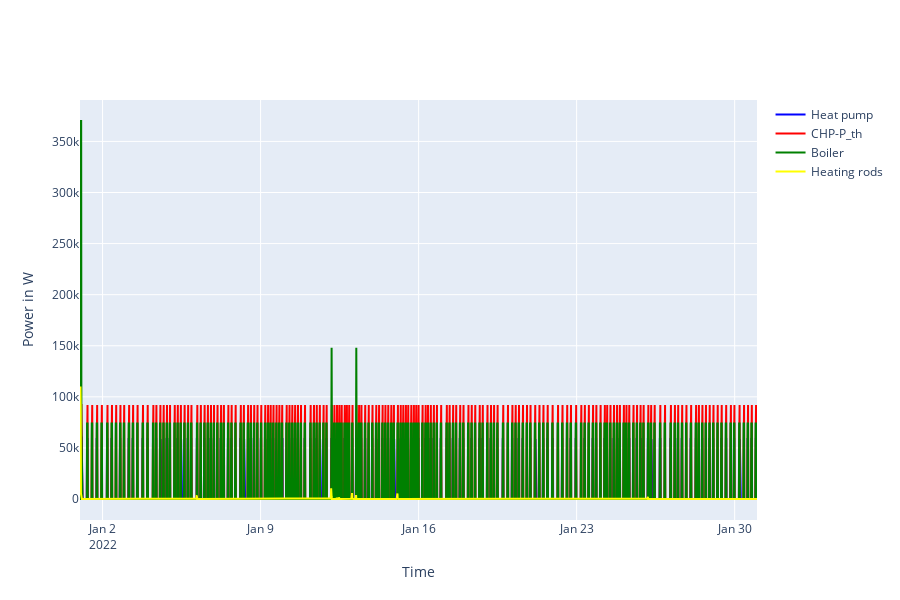

The notebook cell saved with this chart:
### Code cell
fig = go.Figure()

# First plot (Controller Simulation)
fig.add_trace(go.Scatter(
    y=df['hp_supply'],
    x = df.index,
    mode='lines',
    name='Heat pump',
    line=dict(color='blue')
))

# Second plot (Boiler Simulation)
fig.add_trace(go.Scatter(
    y=df['chp_supply'],
    x = df.index,
    mode='lines',
    name='CHP-P_th',
    line=dict(color='red'),
    # yaxis='y2'  # Associate it with a second subplot
))

fig.add_trace(go.Scatter(
    y=df['Boilersim-0.BOILER_0-P_th'],
    x = df.index,
    mode='lines',
    name='Boiler',
    line=dict(color='green'),
    # yaxis='y2'  # Associate it with a second subplot
))

fig.add_trace(go.Scatter(
    y=df['P_hr'],
    x = df.index,
    mode='lines',
    name='Heating rods',
    line=dict(color='yellow'),
    # yaxis='y2'  # Associate it with a second subplot
))
# Update layout to create subplots
fig.update_layout(
    height=600,  # Total height of the figure
    showlegend=True,
    xaxis=dict(title='Time'),
    yaxis=dict(title='Power in W'),
    # yaxis2=dict(
    #     title='Boiler Simulation',
    #     overlaying='y',  # Overlay y-axis for second subplot
    #     side='right',
    #     anchor='free',
    #     position=1
    # )
)

fig.show()

### Figure 1 — Plotly figure (JSON) as saved in the notebook; plotly's stock layout.template omitted (floating-point values rounded to 4 significant figures; data arrays with more than 128 entries replaced by an {"elided": "..."} marker saying what was removed)
{"data": [{"line": {"color": "blue"}, "mode": "lines", "name": "Heat pump", "type": "scatter", "x": {"elided": "2880 str values"}, "y": {"elided": "2880 int values"}}, {"line": {"color": "red"}, "mode": "lines", "name": "CHP-P_th", "type": "scatter", "x": {"elided": "2880 str values"}, "y": {"elided": "2880 float values"}}, {"line": {"color": "green"}, "mode": "lines", "name": "Boiler", "type": "scatter", "x": {"elided": "2880 str values"}, "y": {"elided": "2880 int values"}}, {"line": {"color": "yellow"}, "mode": "lines", "name": "Heating rods", "type": "scatter", "x": {"elided": "2880 str values"}, "y": {"elided": "2880 float values"}}], "layout": {"height": 600, "showlegend": true, "xaxis": {"title": {"text": "Time"}}, "yaxis": {"title": {"text": "Power in W"}}}}
